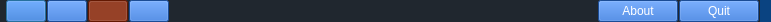
<?xml version="1.0" encoding="UTF-8"?>
<ui version="4.0">
 <class>FrmToolBar</class>
 <widget class="QDialog" name="FrmToolBar">
  <property name="geometry">
   <rect>
    <x>0</x>
    <y>0</y>
    <width>771</width>
    <height>22</height>
   </rect>
  </property>
  <property name="minimumSize">
   <size>
    <width>0</width>
    <height>20</height>
   </size>
  </property>
  <property name="maximumSize">
   <size>
    <width>16777215</width>
    <height>28</height>
   </size>
  </property>
  <property name="windowTitle">
   <string>Dialog</string>
  </property>
  <property name="styleSheet">
   <string notr="true">  background-color: rgb(32, 39, 47);

	
	

</string>
  </property>
  <layout class="QHBoxLayout" name="horizontalLayout">
   <property name="spacing">
    <number>1</number>
   </property>
   <property name="leftMargin">
    <number>6</number>
   </property>
   <property name="topMargin">
    <number>0</number>
   </property>
   <property name="rightMargin">
    <number>0</number>
   </property>
   <property name="bottomMargin">
    <number>0</number>
   </property>
   <item>
    <widget class="QPushButton" name="BtnAux1">
     <property name="cursor">
      <cursorShape>PointingHandCursor</cursorShape>
     </property>
     <property name="toolTip">
      <string>Aux 1</string>
     </property>
     <property name="styleSheet">
      <string notr="true"> QPushButton {
background-color: rgb(38, 106, 208);
    
 }

 
 QPushButton::checked {
	
	background-color: rgb(252, 114, 1);
background-color: rgb(139, 34, 2);



 }

</string>
     </property>
     <property name="icon">
      <iconset resource="radioit.qrc">
       <normaloff>:/general/iconos/menu/aux1.png</normaloff>:/general/iconos/menu/aux1.png</iconset>
     </property>
     <property name="iconSize">
      <size>
       <width>16</width>
       <height>16</height>
      </size>
     </property>
     <property name="checkable">
      <bool>true</bool>
     </property>
    </widget>
   </item>
   <item>
    <widget class="QPushButton" name="BtnAux2">
     <property name="cursor">
      <cursorShape>PointingHandCursor</cursorShape>
     </property>
     <property name="toolTip">
      <string>Aux 2</string>
     </property>
     <property name="styleSheet">
      <string notr="true"> QPushButton {
background-color: rgb(38, 106, 208);
    
 }

 
 QPushButton::checked {
	
	background-color: rgb(252, 114, 1);

background-color: rgb(139, 34, 2);

 }

</string>
     </property>
     <property name="icon">
      <iconset resource="radioit.qrc">
       <normaloff>:/general/iconos/menu/aux2.png</normaloff>:/general/iconos/menu/aux2.png</iconset>
     </property>
     <property name="iconSize">
      <size>
       <width>16</width>
       <height>16</height>
      </size>
     </property>
     <property name="checkable">
      <bool>true</bool>
     </property>
     <property name="checked">
      <bool>false</bool>
     </property>
    </widget>
   </item>
   <item>
    <widget class="QPushButton" name="BtnCunas">
     <property name="cursor">
      <cursorShape>PointingHandCursor</cursorShape>
     </property>
     <property name="toolTip">
      <string>Jingle palette</string>
     </property>
     <property name="styleSheet">
      <string notr="true"> QPushButton {
background-color: rgb(38, 106, 208);

	
    
 }

 
 QPushButton::checked {
	
	background-color: rgb(252, 114, 1);
	
	background-color: rgb(139, 34, 2);


	
	     

 }

QPushButton:disabled { color: grey; }</string>
     </property>
     <property name="text">
      <string/>
     </property>
     <property name="icon">
      <iconset resource="radioit.qrc">
       <normaloff>:/general/iconos/menu/paleta.png</normaloff>:/general/iconos/menu/paleta.png</iconset>
     </property>
     <property name="iconSize">
      <size>
       <width>16</width>
       <height>16</height>
      </size>
     </property>
     <property name="checkable">
      <bool>true</bool>
     </property>
     <property name="checked">
      <bool>true</bool>
     </property>
     <property name="autoDefault">
      <bool>true</bool>
     </property>
     <property name="default">
      <bool>false</bool>
     </property>
     <property name="flat">
      <bool>false</bool>
     </property>
    </widget>
   </item>
   <item>
    <widget class="QPushButton" name="BtnLogEmision">
     <property name="cursor">
      <cursorShape>PointingHandCursor</cursorShape>
     </property>
     <property name="toolTip">
      <string>&lt;html&gt;&lt;head/&gt;&lt;body&gt;&lt;p&gt;Indicators and output logs&lt;/p&gt;&lt;/body&gt;&lt;/html&gt;</string>
     </property>
     <property name="styleSheet">
      <string notr="true"> QPushButton {
background-color: rgb(38, 106, 208);
    
 }

 
 QPushButton::checked {
	
	background-color: rgb(252, 114, 1);
background-color: rgb(139, 34, 2);


 }

</string>
     </property>
     <property name="icon">
      <iconset resource="radioit.qrc">
       <normaloff>:/general/iconos/menu/log.png</normaloff>:/general/iconos/menu/log.png</iconset>
     </property>
     <property name="iconSize">
      <size>
       <width>16</width>
       <height>16</height>
      </size>
     </property>
     <property name="checkable">
      <bool>true</bool>
     </property>
    </widget>
   </item>
   <item>
    <spacer name="horizontalSpacer">
     <property name="orientation">
      <enum>Qt::Horizontal</enum>
     </property>
     <property name="sizeHint" stdset="0">
      <size>
       <width>40</width>
       <height>20</height>
      </size>
     </property>
    </spacer>
   </item>
   <item>
    <widget class="QPushButton" name="BtnAcerca">
     <property name="cursor">
      <cursorShape>PointingHandCursor</cursorShape>
     </property>
     <property name="toolTip">
      <string>&lt;!DOCTYPE HTML PUBLIC &quot;-//W3C//DTD HTML 4.0//EN&quot; &quot;http://www.w3.org/TR/REC-html40/strict.dtd&quot;&gt;
&lt;html&gt;&lt;head&gt;&lt;meta name=&quot;qrichtext&quot; content=&quot;1&quot; /&gt;&lt;style type=&quot;text/css&quot;&gt;
p, li { white-space: pre-wrap; }
&lt;/style&gt;&lt;/head&gt;&lt;body style=&quot; font-family:'Noto Sans'; font-size:10pt; font-weight:400; font-style:normal;&quot;&gt;
&lt;p style=&quot; margin-top:0px; margin-bottom:0px; margin-left:0px; margin-right:0px; -qt-block-indent:0; text-indent:0px;&quot;&gt;&lt;span style=&quot; font-family:'MS Shell Dlg 2'; font-size:8pt; color:#343434;&quot;&gt;Creators, licences&lt;/span&gt;&lt;/p&gt;&lt;/body&gt;&lt;/html&gt;</string>
     </property>
     <property name="styleSheet">
      <string notr="true">background-color: rgb(38, 106, 208);
color: rgb(255, 255, 255);
</string>
     </property>
     <property name="text">
      <string>About</string>
     </property>
     <property name="iconSize">
      <size>
       <width>16</width>
       <height>16</height>
      </size>
     </property>
    </widget>
   </item>
   <item>
    <widget class="QPushButton" name="BtnSalir">
     <property name="cursor">
      <cursorShape>PointingHandCursor</cursorShape>
     </property>
     <property name="toolTip">
      <string>Quit from application</string>
     </property>
     <property name="styleSheet">
      <string notr="true">background-color: rgb(38, 106, 208);
color: rgb(255, 255, 255);
</string>
     </property>
     <property name="text">
      <string>Quit</string>
     </property>
    </widget>
   </item>
   <item>
    <widget class="QLabel" name="label">
     <property name="minimumSize">
      <size>
       <width>0</width>
       <height>0</height>
      </size>
     </property>
     <property name="baseSize">
      <size>
       <width>0</width>
       <height>0</height>
      </size>
     </property>
     <property name="font">
      <font>
       <pointsize>14</pointsize>
      </font>
     </property>
     <property name="styleSheet">
      <string notr="true">background-color: rgb(23, 47, 58);
background-color: rgb(10, 67, 129);</string>
     </property>
     <property name="frameShape">
      <enum>QFrame::NoFrame</enum>
     </property>
     <property name="frameShadow">
      <enum>QFrame::Plain</enum>
     </property>
     <property name="lineWidth">
      <number>0</number>
     </property>
     <property name="pixmap">
      <pixmap resource="radioit.qrc">:/general/iconos/menu/logo.png</pixmap>
     </property>
     <property name="scaledContents">
      <bool>false</bool>
     </property>
     <property name="alignment">
      <set>Qt::AlignCenter</set>
     </property>
    </widget>
   </item>
  </layout>
 </widget>
 <resources>
  <include location="radioit.qrc"/>
 </resources>
 <connections/>
</ui>
